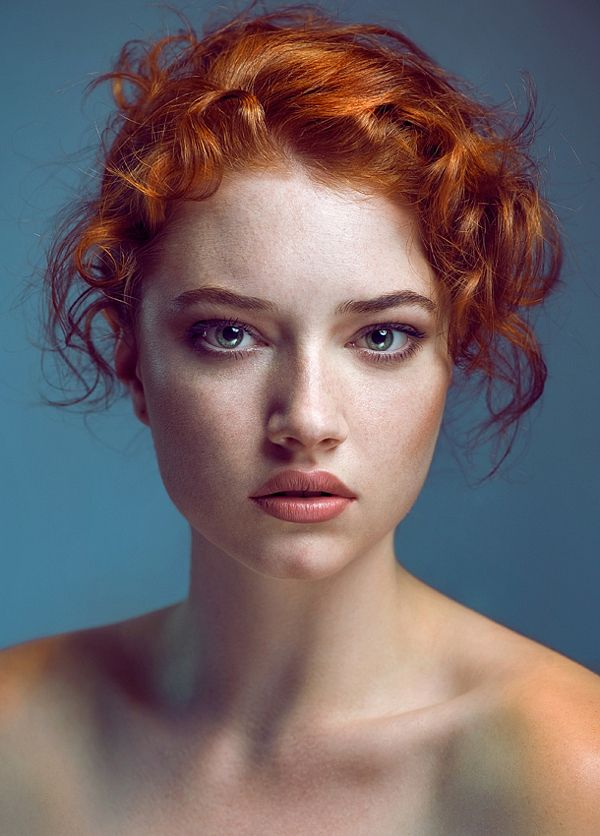
#> input picture examples/img.jpg, 600 x 836 px
$ python comic_book_effect.py
#> lines starting #> are read from the running program, lines starting #| are printed output that depends on the picture
import random

import cv2
import numpy as np
from PIL import Image, ImageDraw, ImageStat, ImageFont
from sklearn.cluster import MiniBatchKMeans


class ComicBookEffect(object):
    def __init__(self, sample=8, scale=1, percentage=50, angles=[0, 15, 30, 45], contrast=False, quantization=True,
                 grain=False, alpha_blending=0.3, add_comic_text_on_image=True):
#> called with sample = 8, scale = 1, percentage = 50, contrast = False, quantization = True, grain = False, alpha_blending = 0.3, add_comic_text_on_image = True
        self.sample = sample
        self.angles = angles
        self.scale = scale
        self.percentage = percentage
        self.quantization = quantization
        self.contrast = contrast
        self.grain = grain
        self.alpha = alpha_blending
        self.add_comic_text_on_image = add_comic_text_on_image
        self.comic_texts = open('./comic_texts.txt').readline().split(';')
#> (reads python/comic_texts.txt from the repository)

    def process(self, input_path, out_path=None):
#> called with input_path = '../examples/img.jpg', out_path = '../examples/comic_effect_film-grain2.jpg'
        img = Image.open(input_path)
#> img is the input picture: PIL image 600x836 RGB; mean R, G, B 115.3, 101.6, 103.9
        original = np.array(img).copy()

        step1_img = img.copy()
        if self.contrast:
            step1_img = self.apply_contrast(img)

        step2_img = step1_img.copy()
        if self.quantization:
            step2_img = self.quantization_image(step1_img, num_clusters=30)
#> in quantization_image, `image = cv2.cvtColor(image, cv2.COLOR_BGR2LAB)`: image: shape (836, 600, 3); mean of channels 0, 1, 2 113.4, 135.9, 129.6
#> in quantization_image, `quant = quant.reshape((h, w, 3))`:
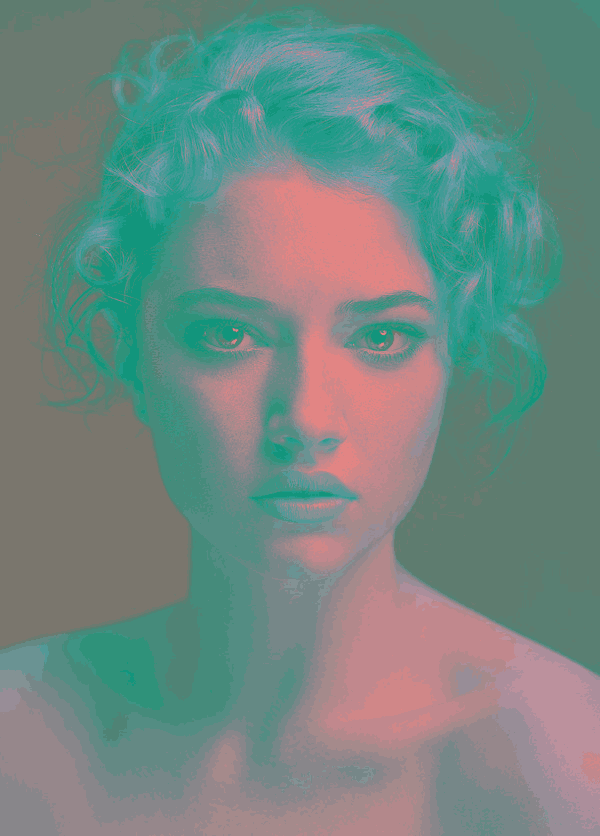
#> quant: shape (836, 600, 3); mean of channels 0, 1, 2 113, 135.3, 129.1; drawn as R, G, B

        step3_img = step2_img.copy()
        if self.grain:
            step3_img = self.apply_grain(step2_img)

        cmyk = self.gcr(step3_img)
#> after the loop in gcr, `for i in range(4):`: cmyk = 4 items
#> in gcr, `return Image.merge('CMYK', cmyk_im)`:
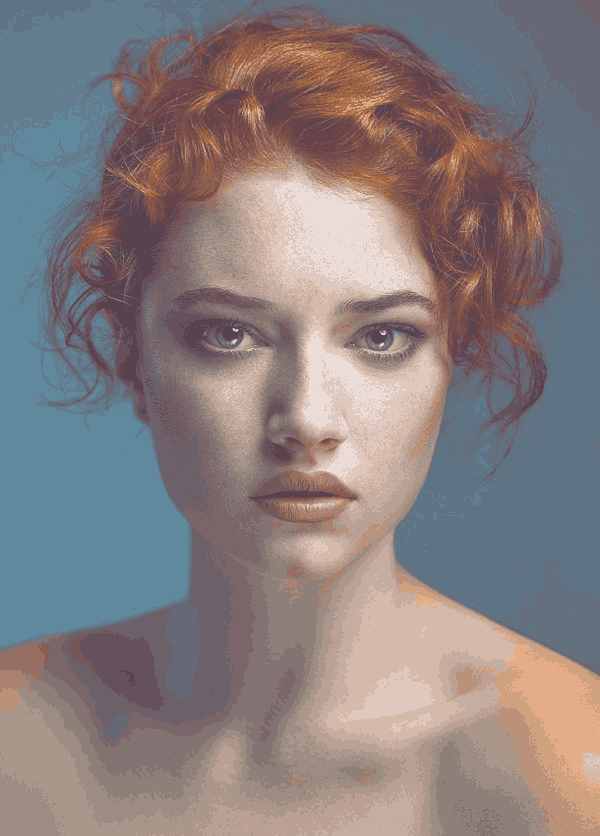
#> returned value: PIL image 600x836 CMYK; mean R, G, B 135.3, 125.8, 127
        dots = self.halftone(step3_img, cmyk)
#> the loop in halftone, `for channel, angle in zip(cmyk, self.angles):` made 4 passes
#> (angle, size, width_half, height_half, xx1, yy1, xx2, yy2) on passes 2 to 4: (15, (796, 964), 1020, 1138, 210, 151, 810, 987), (30, (938, 1024), 1326, 1356, 363, 260, 963, 1096), (45, (1016, 1016), 1438, 1438, 419, 301, 1019, 1137)
#> (angle, width_half, height_half, xx1, yy1, xx2, yy2) on pass 1: (0, 600, 836, 0, 0, 600, 836)
#> pass 1, in halftone, `channel = channel.rotate(angle, expand=1)`:
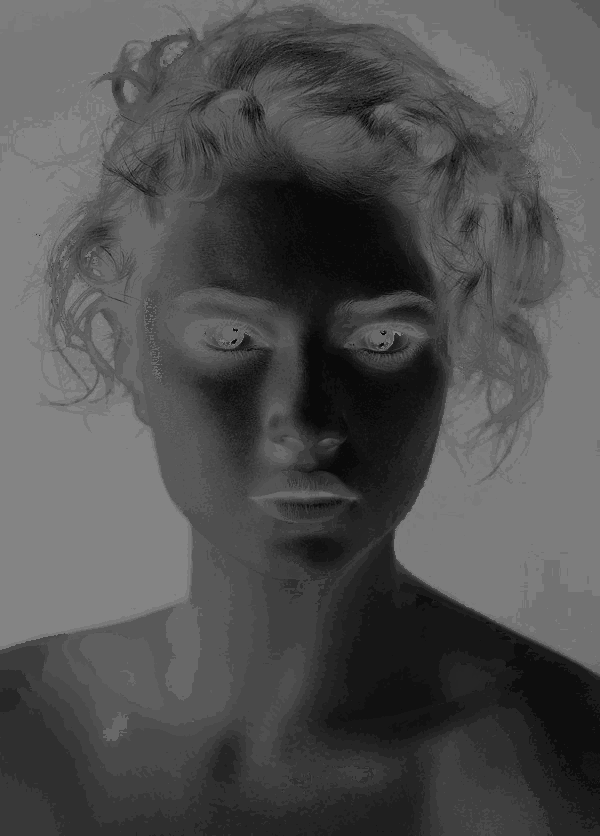
#> channel: PIL image 600x836 L; min 10, max 132, mean 80.1
#> pass 1, in halftone, `half_tone = half_tone.rotate(-angle, expand=1)`:
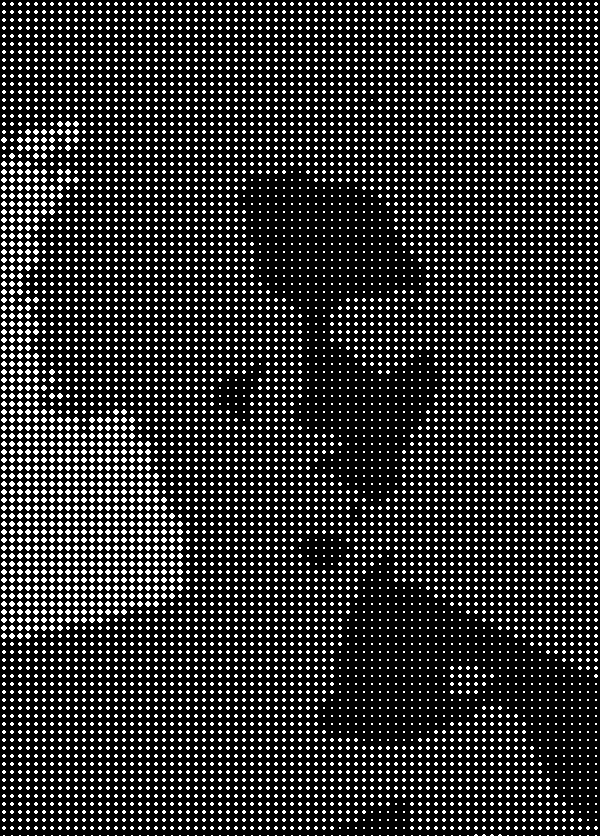
#> half_tone: PIL image 600x836 L; 18.7% white in thin lines or dots
#> after the loop in halftone, `for channel, angle in zip(cmyk, self.angles):`:
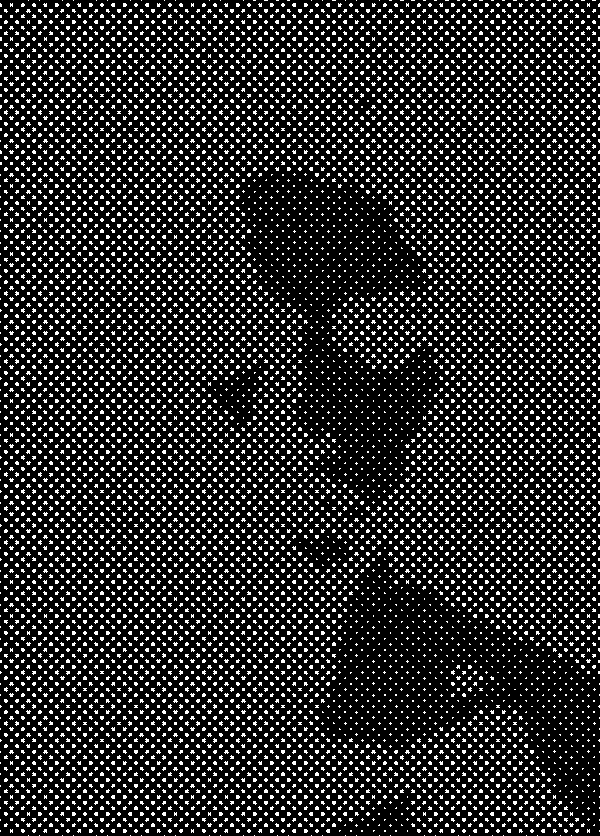
#> half_tone: PIL image 600x836 L; 16.9% white in thin lines or dots
#> dots = 4 items
        step4_img = Image.merge('CMYK', dots)
        step4_img = step4_img.convert('RGB')
        step4_img = cv2.cvtColor(np.array(step4_img), cv2.COLOR_RGB2BGR)
#> step4_img: shape (836, 600, 3)
        original = cv2.cvtColor(np.array(step3_img), cv2.COLOR_RGB2BGR)

        out = step4_img * self.alpha + (1 - self.alpha) * original
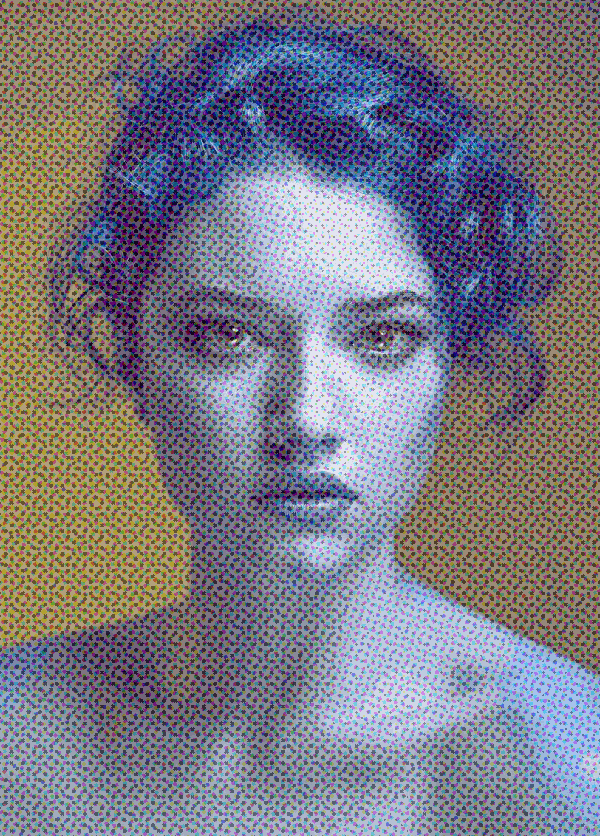
#> out: shape (836, 600, 3) float64; mean R, G, B 123.4, 121.6, 131.5
        out = cv2.cvtColor(out.astype('float32'), cv2.COLOR_BGR2RGB)

        if out_path is not None:
            cv2.imwrite(out_path, out)

        if self.add_comic_text_on_image is True:
            out = self.add_comic_text(out)

        return step1_img, step2_img, step3_img, out

    def halftone(self, img, cmyk):
        cmyk = cmyk.split()
        dots = []

        for channel, angle in zip(cmyk, self.angles):
            channel = channel.rotate(angle, expand=1)
            size =channel.size[0] * self.scale, channel.size[1] * self.scale
            half_tone = Image.new('L', size)
            draw = ImageDraw.Draw(half_tone)

            for x in range(0, channel.size[0], self.sample):
                for y in range(0, channel.size[1], self.sample):
                    box = channel.crop((x, y, x + self.sample, y + self.sample))
                    mean = ImageStat.Stat(box).mean[0]
                    diameter = (mean / 255) ** 0.5 * 0.7
                    box_size = self.sample * self.scale
                    draw_diameter = diameter * box_size
                    box_x, box_y = (x * self.scale), (y * self.scale)
                    x1 = box_x + ((box_size - draw_diameter) / 2)
                    y1 = box_y + ((box_size - draw_diameter) / 2)
                    x2 = x1 + draw_diameter
                    y2 = y1 + draw_diameter

                    draw.ellipse([(x1, y1), (x2, y2)], fill=255)

            half_tone = half_tone.rotate(-angle, expand=1)
            width_half, height_half = half_tone.size

            # Top-left and bottom-right of the image to crop to:
            xx1 = (width_half - img.size[0] * self.scale) / 2
            yy1 = (height_half - img.size[1] * self.scale) / 2
            xx2 = xx1 + img.size[0] * self.scale
            yy2 = yy1 + img.size[1] * self.scale

            half_tone = half_tone.crop((xx1, yy1, xx2, yy2))
            dots.append(half_tone)
        return dots

    def apply_contrast(self, image):
        return image

    def apply_grain(self, image):
        return image

    def add_comic_text(self, image):
        h, w, c = image.shape
#> h = 836; w = 600; c = 3

        margin_size = 3
        h_size = min(int(h / 6), 100)
#> h_size = 100
        w_size = min(int(w / 3), 200)
#> w_size = 200

        image[0:h_size, 0:w_size, :] = 30
        image[margin_size:h_size - margin_size, margin_size:w_size - margin_size, :] = 80
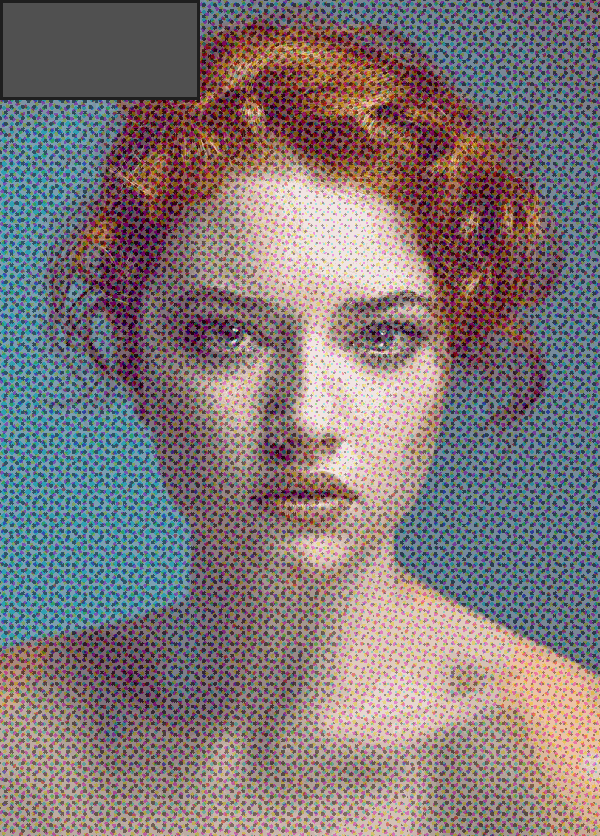
#> image: shape (836, 600, 3) float32; mean R, G, B 130.3, 120.2, 121.5
        image = image.astype(np.uint8)

        img = Image.fromarray(image)
        draw = ImageDraw.Draw(img)
        font = ImageFont.truetype("./font/comicbook.ttf", 25)

        comic_text = self.comic_texts[random.randint(0, len(self.comic_texts) - 1)]
        draw.text((margin_size + 5, margin_size + 5), comic_text, (0, 0, 255), font=font)
        return img

    def quantization_image(self, image, num_clusters=10):
        image = np.array(image)
        image = cv2.cvtColor(image, cv2.COLOR_RGB2BGR)
        (h, w) = image.shape[:2]
        image = cv2.cvtColor(image, cv2.COLOR_BGR2LAB)
        image = image.reshape((image.shape[0] * image.shape[1], 3))

        # apply k-means using the specified number of clusters and
        # then create the quantized image based on the predictions
        clt = MiniBatchKMeans(n_clusters=num_clusters)
        labels = clt.fit_predict(image)
        quant = clt.cluster_centers_.astype("uint8")[labels]
        quant = quant.reshape((h, w, 3))

        # convert from L*a*b* to RGB
        quant = cv2.cvtColor(quant, cv2.COLOR_LAB2BGR)
        quant = Image.fromarray(cv2.cvtColor(quant, cv2.COLOR_BGR2RGB))
        return quant

    def gcr(self, image):
        """
        Basic "Gray Component Replacement" function. Returns a CMYK image with
        percentage gray component removed from the CMY channels and put in the
        K channel, ie. for percentage=100, (41, 100, 255, 0) >> (0, 59, 214, 41)
        """
        cmyk_im = image.convert('CMYK')
        if not self.percentage:
            return cmyk_im
        cmyk_im = cmyk_im.split()
        cmyk = []
        for i in range(4):
            cmyk.append(cmyk_im[i].load())
        for x in range(image.size[0]):
            for y in range(image.size[1]):
                gray = min(cmyk[0][x,y], cmyk[1][x,y], cmyk[2][x,y]) * self.percentage / 100
                for i in range(3):
                    cmyk[i][x,y] = cmyk[i][x,y] - int(gray)
                cmyk[3][x,y] = int(gray)
        return Image.merge('CMYK', cmyk_im)


if __name__ == "__main__":
    effect = ComicBookEffect()
    effect.process("../examples/img.jpg", "../examples/comic_effect_film-grain2.jpg")
